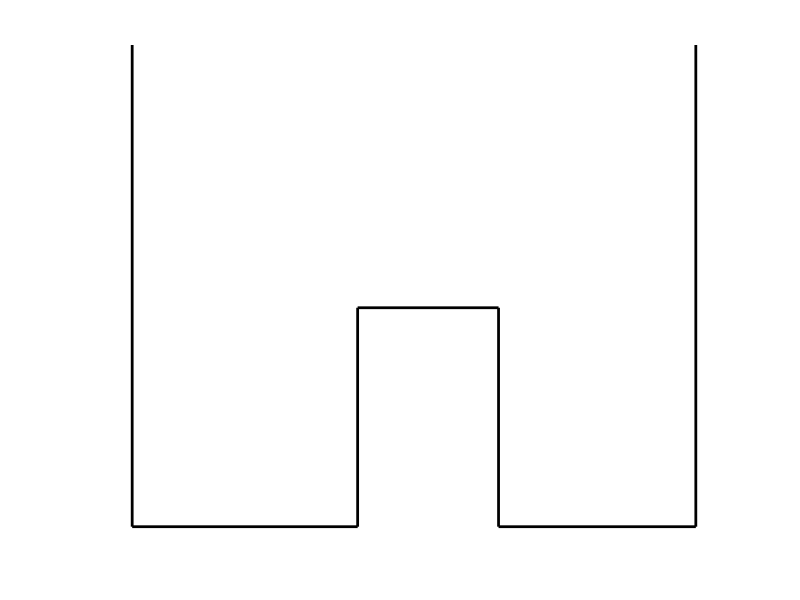

Write the MATLAB code that produced this figure. (Note: this script raises an error after producing the figure.)
%% Double-well Schroedinger eigenstates
% Nick Trefethen, November 2010

%%
% (Chebfun Example ode-eig/DoubleWell.m)
% [Tags: #eigenvalues, #piecewise, #quantum]
%%

%%
% A well-known problem in quantum mechanics is the calculation of eigenstates
% of a potential with the shape of a "double well". Specifically, consider a
% potential function $V(x)$ defined on $[-1,1]$ by
%
% $$ V(x) = 1.5, ~ x \in [-.2,.3], $$
%
% and zero otherwise.
% We seek eigenmodes of the steady-state Schroedinger equation associated
% with this potential, specifically, functions $u(x)$ satisfying
%
% $$ -0.007u''(x) + V(x)u(x) = \lambda u(x),~~  u(-1) = u(1) = 0 $$
%
% for some constant $\lambda$.

%%
% We can sketch the potential like this:
plot([-1 -1 -.2 -.2 .3 .3 1 1],[3.3 0 0 1.5 1.5 0 0 3.3],'k','linewidth',2)
axis([-1.1 1.1 -.05 3.3]), axis off, hold on

%%
% Let's compute the first 12 eigenvalues and eigenfunctions:
tic
x = chebfun('x');
V = 1.5*(abs(x-0.05)<0.25);
L = chebop(-1,1);
L.op = @(x,u) -0.007*diff(u,2) + V*u;
L.bc = 0;
neigs = 12;
[EV,D] = eigs(L,neigs);
disp(diag(D)), toc

%%
% Physicists like to plot the eigenmodes shifted up by an amount equal to
% the eigenvalue:
colors = [1 0 0; 0 .8 0; .9 .9 0; 0 0 1; 1 0 1; 0 .8 1];
for j = 1:neigs
  v = EV(:,j)/15; d = D(j,j);
  if max(v)<-min(v), v = -v; end
  plot(d+v,'color',colors(1+mod(j-1,6),:))
end

%%
% There is a great deal of such physics in such pictures. The lower eigenmodes
% correspond to particles trapped on one side or the other, with a state
% function decreasing exponentially within the barrier. At higher energies the
% particles are not localized.

%%
% The Chebfun command `quantumstates` allows one to carry out explorations
% like these much more easily.
clf, x = chebfun('x',[-3,3])
V = max(abs(x),1-3*abs(x));
quantumstates(V)

%%
% For more information on problems like these, see
% chapter 6 of _Exploring ODEs_, freely available at
% |people.maths.ox.ac.uk/trefethen/ExplODE/|.
